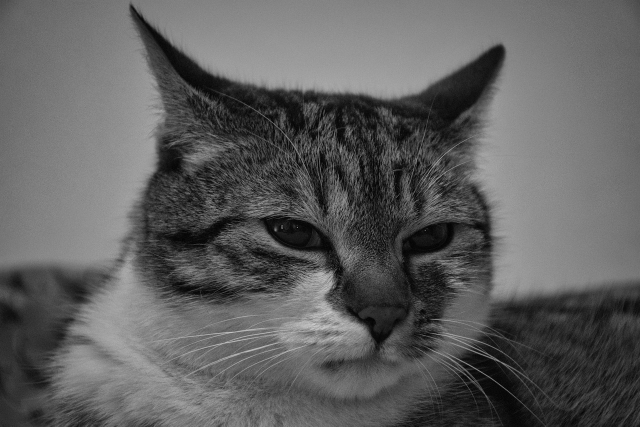
#> input picture src/img_data/acat.jpg, 1280 x 853 px (shown at 1/2 size)
$ python histogram_equa_clahe.py
#> lines starting #> are read from the running program, lines starting #| are printed output that depends on the picture
import numpy as np
import cv2 as cv
import lip

# Ejemplo de uso:
if __name__ == "__main__":

    # Cargar la imagen en escala de grises (asegúrate de tener una imagen 'imagen.jpg' en tu directorio)
    #img = cv.imread("img_data/Moises.jpg", cv.IMREAD_GRAYSCALE)
    #img = cv.imread("img_data/white_monta.jpg", cv.IMREAD_GRAYSCALE)
    #img = cv.imread("img_data/escena.jpg", cv.IMREAD_GRAYSCALE)
    img = cv.imread("img_data/acat.jpg", cv.IMREAD_GRAYSCALE)
#> img is the input picture: shape (853, 1280); min 0, max 228, mean 94.8
    #img = cv.imread("img_data/ciervo.jpg", cv.IMREAD_GRAYSCALE)
    #img = cv.imread("img_data/noct.jpeg", cv.IMREAD_GRAYSCALE)
    #img = cv.imread("img_data/Rose.jpg", cv.IMREAD_GRAYSCALE)

    img = cv.resize(img, (600, 600), interpolation=cv.INTER_AREA)
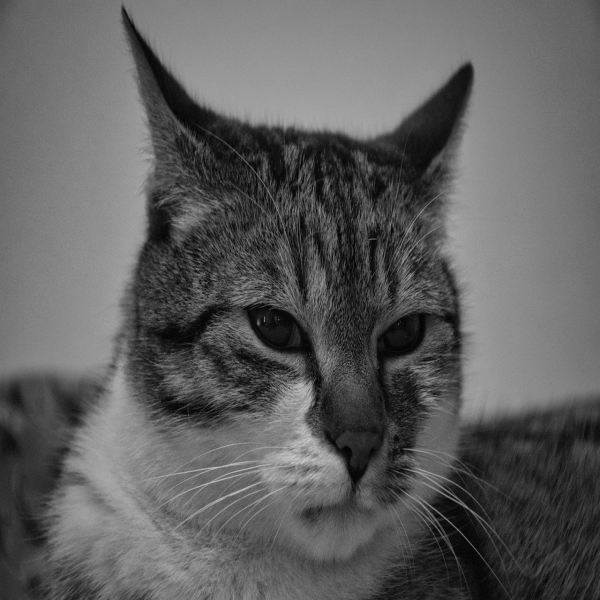
#> img: shape (600, 600); min 3, max 202, mean 94.8

    if img is None:
        raise ValueError("No se pudo cargar la imagen. Verifica la ruta.")

    # Aplicar CLAHE
#> (the run stopped early here; a loop or call above may not have finished)

$ run again, with src/img_data/white_monta.jpg copied over src/img_data/acat.jpg
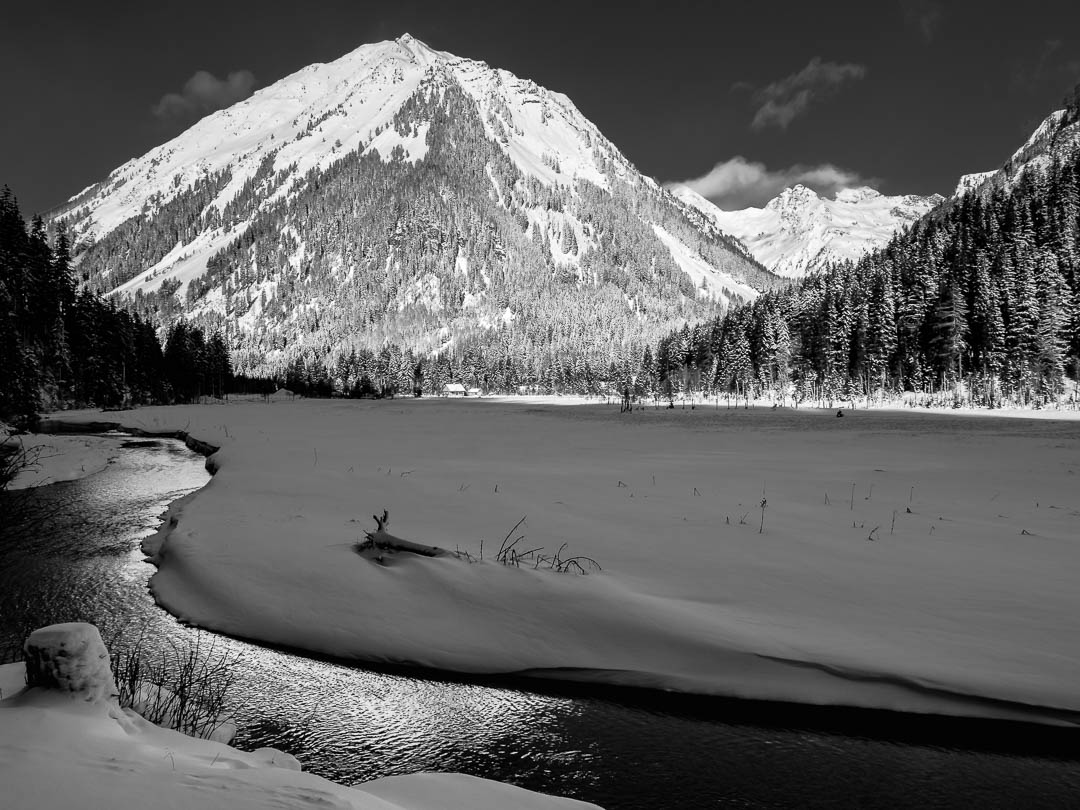
#> input picture src/img_data/white_monta.jpg, 1080 x 810 px
#> img is the input picture: shape (810, 1080); min 0, max 255, mean 97.5
#> `img = cv.resize(img, (600, 600), interpolation=cv.INTER_AREA)`:
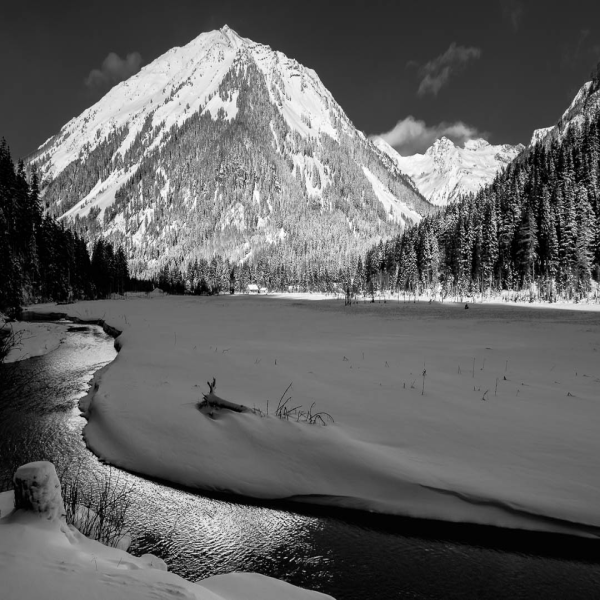
#> img: shape (600, 600); min 0, max 255, mean 97.5
